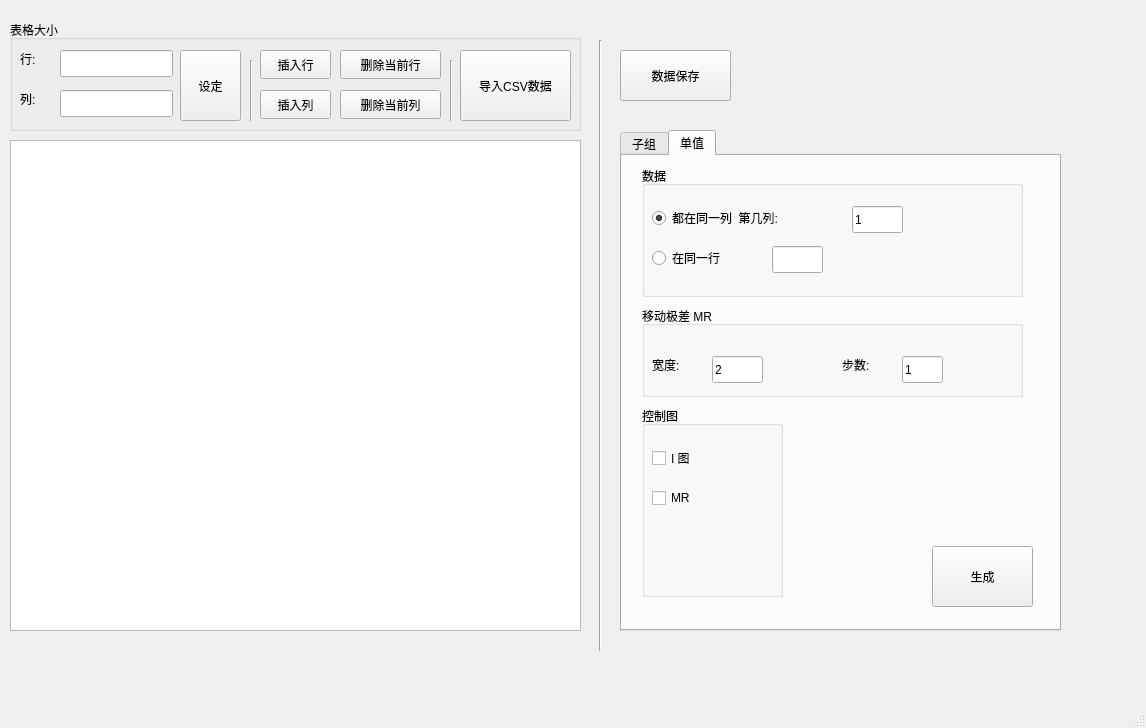
<?xml version="1.0" encoding="UTF-8"?>
<ui version="4.0">
 <class>MainWindow</class>
 <widget class="QMainWindow" name="MainWindow">
  <property name="geometry">
   <rect>
    <x>0</x>
    <y>0</y>
    <width>1146</width>
    <height>728</height>
   </rect>
  </property>
  <property name="windowTitle">
   <string>MainWindow</string>
  </property>
  <widget class="QWidget" name="centralwidget">
   <widget class="QTableWidget" name="tableWidget">
    <property name="geometry">
     <rect>
      <x>10</x>
      <y>140</y>
      <width>571</width>
      <height>491</height>
     </rect>
    </property>
    <property name="font">
     <font>
      <family>JetBrains Mono NL</family>
     </font>
    </property>
    <property name="autoScroll">
     <bool>true</bool>
    </property>
    <property name="rowCount">
     <number>0</number>
    </property>
    <property name="columnCount">
     <number>0</number>
    </property>
    <attribute name="horizontalHeaderCascadingSectionResizes">
     <bool>false</bool>
    </attribute>
    <attribute name="horizontalHeaderMinimumSectionSize">
     <number>20</number>
    </attribute>
    <attribute name="horizontalHeaderDefaultSectionSize">
     <number>50</number>
    </attribute>
    <attribute name="verticalHeaderMinimumSectionSize">
     <number>10</number>
    </attribute>
    <attribute name="verticalHeaderDefaultSectionSize">
     <number>25</number>
    </attribute>
   </widget>
   <widget class="QPushButton" name="pushButton">
    <property name="geometry">
     <rect>
      <x>620</x>
      <y>50</y>
      <width>111</width>
      <height>51</height>
     </rect>
    </property>
    <property name="text">
     <string>数据保存</string>
    </property>
   </widget>
   <widget class="QGroupBox" name="groupBox">
    <property name="geometry">
     <rect>
      <x>10</x>
      <y>20</y>
      <width>571</width>
      <height>111</height>
     </rect>
    </property>
    <property name="title">
     <string>表格大小</string>
    </property>
    <widget class="QLineEdit" name="lineEdit">
     <property name="geometry">
      <rect>
       <x>50</x>
       <y>30</y>
       <width>113</width>
       <height>27</height>
      </rect>
     </property>
     <property name="inputMethodHints">
      <set>Qt::ImhPreferNumbers</set>
     </property>
     <property name="cursorMoveStyle">
      <enum>Qt::LogicalMoveStyle</enum>
     </property>
    </widget>
    <widget class="QLineEdit" name="lineEdit_2">
     <property name="geometry">
      <rect>
       <x>50</x>
       <y>70</y>
       <width>113</width>
       <height>27</height>
      </rect>
     </property>
    </widget>
    <widget class="QLabel" name="label">
     <property name="geometry">
      <rect>
       <x>10</x>
       <y>30</y>
       <width>41</width>
       <height>18</height>
      </rect>
     </property>
     <property name="text">
      <string>行:</string>
     </property>
    </widget>
    <widget class="QLabel" name="label_2">
     <property name="geometry">
      <rect>
       <x>10</x>
       <y>70</y>
       <width>31</width>
       <height>18</height>
      </rect>
     </property>
     <property name="text">
      <string>列:</string>
     </property>
    </widget>
    <widget class="QPushButton" name="pushButton_3">
     <property name="geometry">
      <rect>
       <x>170</x>
       <y>30</y>
       <width>61</width>
       <height>71</height>
      </rect>
     </property>
     <property name="text">
      <string>设定</string>
     </property>
    </widget>
    <widget class="QPushButton" name="pushButton_4">
     <property name="geometry">
      <rect>
       <x>250</x>
       <y>30</y>
       <width>71</width>
       <height>29</height>
      </rect>
     </property>
     <property name="text">
      <string>插入行</string>
     </property>
    </widget>
    <widget class="QPushButton" name="pushButton_5">
     <property name="geometry">
      <rect>
       <x>250</x>
       <y>70</y>
       <width>71</width>
       <height>29</height>
      </rect>
     </property>
     <property name="text">
      <string>插入列</string>
     </property>
    </widget>
    <widget class="QPushButton" name="pushButton_7">
     <property name="geometry">
      <rect>
       <x>330</x>
       <y>30</y>
       <width>101</width>
       <height>29</height>
      </rect>
     </property>
     <property name="text">
      <string>删除当前行</string>
     </property>
    </widget>
    <widget class="QPushButton" name="pushButton_8">
     <property name="geometry">
      <rect>
       <x>330</x>
       <y>70</y>
       <width>101</width>
       <height>29</height>
      </rect>
     </property>
     <property name="text">
      <string>删除当前列</string>
     </property>
    </widget>
    <widget class="QPushButton" name="pushButton_2">
     <property name="geometry">
      <rect>
       <x>450</x>
       <y>30</y>
       <width>111</width>
       <height>71</height>
      </rect>
     </property>
     <property name="text">
      <string>导入CSV数据</string>
     </property>
    </widget>
    <widget class="Line" name="line">
     <property name="geometry">
      <rect>
       <x>440</x>
       <y>40</y>
       <width>3</width>
       <height>61</height>
      </rect>
     </property>
     <property name="orientation">
      <enum>Qt::Vertical</enum>
     </property>
    </widget>
    <widget class="Line" name="line_2">
     <property name="geometry">
      <rect>
       <x>240</x>
       <y>40</y>
       <width>3</width>
       <height>61</height>
      </rect>
     </property>
     <property name="orientation">
      <enum>Qt::Vertical</enum>
     </property>
    </widget>
   </widget>
   <widget class="QTabWidget" name="tabWidget">
    <property name="geometry">
     <rect>
      <x>620</x>
      <y>130</y>
      <width>441</width>
      <height>501</height>
     </rect>
    </property>
    <property name="currentIndex">
     <number>1</number>
    </property>
    <widget class="QWidget" name="tab">
     <attribute name="title">
      <string>子组</string>
     </attribute>
     <widget class="QGroupBox" name="groupBox_3">
      <property name="geometry">
       <rect>
        <x>20</x>
        <y>20</y>
        <width>401</width>
        <height>221</height>
       </rect>
      </property>
      <property name="title">
       <string>数据</string>
      </property>
      <widget class="QLineEdit" name="lineEdit_3">
       <property name="geometry">
        <rect>
         <x>120</x>
         <y>80</y>
         <width>51</width>
         <height>27</height>
        </rect>
       </property>
       <property name="text">
        <string>1</string>
       </property>
      </widget>
      <widget class="QLineEdit" name="lineEdit_4">
       <property name="geometry">
        <rect>
         <x>310</x>
         <y>80</y>
         <width>51</width>
         <height>31</height>
        </rect>
       </property>
       <property name="text">
        <string>5</string>
       </property>
      </widget>
      <widget class="QRadioButton" name="radioButton">
       <property name="geometry">
        <rect>
         <x>10</x>
         <y>40</y>
         <width>191</width>
         <height>24</height>
        </rect>
       </property>
       <property name="text">
        <string>子组都在同一列</string>
       </property>
       <property name="checked">
        <bool>true</bool>
       </property>
      </widget>
      <widget class="QLabel" name="label_3">
       <property name="geometry">
        <rect>
         <x>50</x>
         <y>80</y>
         <width>81</width>
         <height>18</height>
        </rect>
       </property>
       <property name="text">
        <string>第几列:</string>
       </property>
      </widget>
      <widget class="QLabel" name="label_4">
       <property name="geometry">
        <rect>
         <x>190</x>
         <y>80</y>
         <width>121</width>
         <height>18</height>
        </rect>
       </property>
       <property name="text">
        <string>单个子组数量:</string>
       </property>
      </widget>
      <widget class="QRadioButton" name="radioButton_2">
       <property name="geometry">
        <rect>
         <x>10</x>
         <y>120</y>
         <width>191</width>
         <height>24</height>
        </rect>
       </property>
       <property name="text">
        <string>同一子组在同一行</string>
       </property>
      </widget>
      <widget class="QLineEdit" name="lineEdit_5">
       <property name="geometry">
        <rect>
         <x>120</x>
         <y>160</y>
         <width>113</width>
         <height>27</height>
        </rect>
       </property>
      </widget>
     </widget>
     <widget class="QGroupBox" name="groupBox_2">
      <property name="geometry">
       <rect>
        <x>20</x>
        <y>270</y>
        <width>231</width>
        <height>181</height>
       </rect>
      </property>
      <property name="title">
       <string>控制图</string>
      </property>
      <widget class="QCheckBox" name="checkBox">
       <property name="geometry">
        <rect>
         <x>20</x>
         <y>60</y>
         <width>107</width>
         <height>24</height>
        </rect>
       </property>
       <property name="text">
        <string>R 极差</string>
       </property>
      </widget>
      <widget class="QCheckBox" name="checkBox_2">
       <property name="geometry">
        <rect>
         <x>20</x>
         <y>100</y>
         <width>121</width>
         <height>24</height>
        </rect>
       </property>
       <property name="text">
        <string>Xbar 均值</string>
       </property>
      </widget>
      <widget class="QCheckBox" name="checkBox_3">
       <property name="geometry">
        <rect>
         <x>20</x>
         <y>140</y>
         <width>107</width>
         <height>24</height>
        </rect>
       </property>
       <property name="text">
        <string>S 方差</string>
       </property>
      </widget>
     </widget>
     <widget class="QPushButton" name="pushButton_6">
      <property name="geometry">
       <rect>
        <x>310</x>
        <y>390</y>
        <width>101</width>
        <height>61</height>
       </rect>
      </property>
      <property name="text">
       <string>生成</string>
      </property>
     </widget>
    </widget>
    <widget class="QWidget" name="tab_2">
     <attribute name="title">
      <string>单值</string>
     </attribute>
     <widget class="QGroupBox" name="groupBox_4">
      <property name="geometry">
       <rect>
        <x>20</x>
        <y>150</y>
        <width>381</width>
        <height>91</height>
       </rect>
      </property>
      <property name="title">
       <string>移动极差 MR</string>
      </property>
      <widget class="QLabel" name="label_5">
       <property name="geometry">
        <rect>
         <x>10</x>
         <y>50</y>
         <width>51</width>
         <height>18</height>
        </rect>
       </property>
       <property name="text">
        <string>宽度:</string>
       </property>
      </widget>
      <widget class="QLineEdit" name="lineEdit_6">
       <property name="geometry">
        <rect>
         <x>70</x>
         <y>50</y>
         <width>51</width>
         <height>27</height>
        </rect>
       </property>
       <property name="text">
        <string>2</string>
       </property>
      </widget>
      <widget class="QLabel" name="label_6">
       <property name="geometry">
        <rect>
         <x>200</x>
         <y>50</y>
         <width>81</width>
         <height>18</height>
        </rect>
       </property>
       <property name="text">
        <string>步数:</string>
       </property>
      </widget>
      <widget class="QLineEdit" name="lineEdit_7">
       <property name="geometry">
        <rect>
         <x>260</x>
         <y>50</y>
         <width>41</width>
         <height>27</height>
        </rect>
       </property>
       <property name="text">
        <string>1</string>
       </property>
      </widget>
     </widget>
     <widget class="QGroupBox" name="groupBox_5">
      <property name="geometry">
       <rect>
        <x>20</x>
        <y>10</y>
        <width>381</width>
        <height>131</height>
       </rect>
      </property>
      <property name="title">
       <string>数据</string>
      </property>
      <widget class="QLineEdit" name="lineEdit_8">
       <property name="geometry">
        <rect>
         <x>210</x>
         <y>40</y>
         <width>51</width>
         <height>27</height>
        </rect>
       </property>
       <property name="text">
        <string>1</string>
       </property>
      </widget>
      <widget class="QRadioButton" name="radioButton_3">
       <property name="geometry">
        <rect>
         <x>10</x>
         <y>40</y>
         <width>191</width>
         <height>24</height>
        </rect>
       </property>
       <property name="text">
        <string>都在同一列  第几列:</string>
       </property>
       <property name="checked">
        <bool>true</bool>
       </property>
      </widget>
      <widget class="QRadioButton" name="radioButton_4">
       <property name="geometry">
        <rect>
         <x>10</x>
         <y>80</y>
         <width>191</width>
         <height>24</height>
        </rect>
       </property>
       <property name="text">
        <string>在同一行</string>
       </property>
      </widget>
      <widget class="QLineEdit" name="lineEdit_10">
       <property name="geometry">
        <rect>
         <x>130</x>
         <y>80</y>
         <width>51</width>
         <height>27</height>
        </rect>
       </property>
      </widget>
     </widget>
     <widget class="QGroupBox" name="groupBox_6">
      <property name="geometry">
       <rect>
        <x>20</x>
        <y>250</y>
        <width>141</width>
        <height>191</height>
       </rect>
      </property>
      <property name="title">
       <string>控制图</string>
      </property>
      <widget class="QCheckBox" name="checkBox_4">
       <property name="geometry">
        <rect>
         <x>10</x>
         <y>40</y>
         <width>107</width>
         <height>24</height>
        </rect>
       </property>
       <property name="text">
        <string>I 图</string>
       </property>
      </widget>
      <widget class="QCheckBox" name="checkBox_5">
       <property name="geometry">
        <rect>
         <x>10</x>
         <y>80</y>
         <width>107</width>
         <height>24</height>
        </rect>
       </property>
       <property name="text">
        <string>MR</string>
       </property>
      </widget>
     </widget>
     <widget class="QPushButton" name="pushButton_9">
      <property name="geometry">
       <rect>
        <x>310</x>
        <y>390</y>
        <width>101</width>
        <height>61</height>
       </rect>
      </property>
      <property name="text">
       <string>生成</string>
      </property>
     </widget>
    </widget>
   </widget>
   <widget class="Line" name="line_3">
    <property name="geometry">
     <rect>
      <x>590</x>
      <y>40</y>
      <width>20</width>
      <height>611</height>
     </rect>
    </property>
    <property name="orientation">
     <enum>Qt::Vertical</enum>
    </property>
   </widget>
  </widget>
  <widget class="QMenuBar" name="menubar">
   <property name="geometry">
    <rect>
     <x>0</x>
     <y>0</y>
     <width>1146</width>
     <height>29</height>
    </rect>
   </property>
  </widget>
  <widget class="QStatusBar" name="statusbar"/>
 </widget>
 <resources/>
 <connections/>
</ui>
